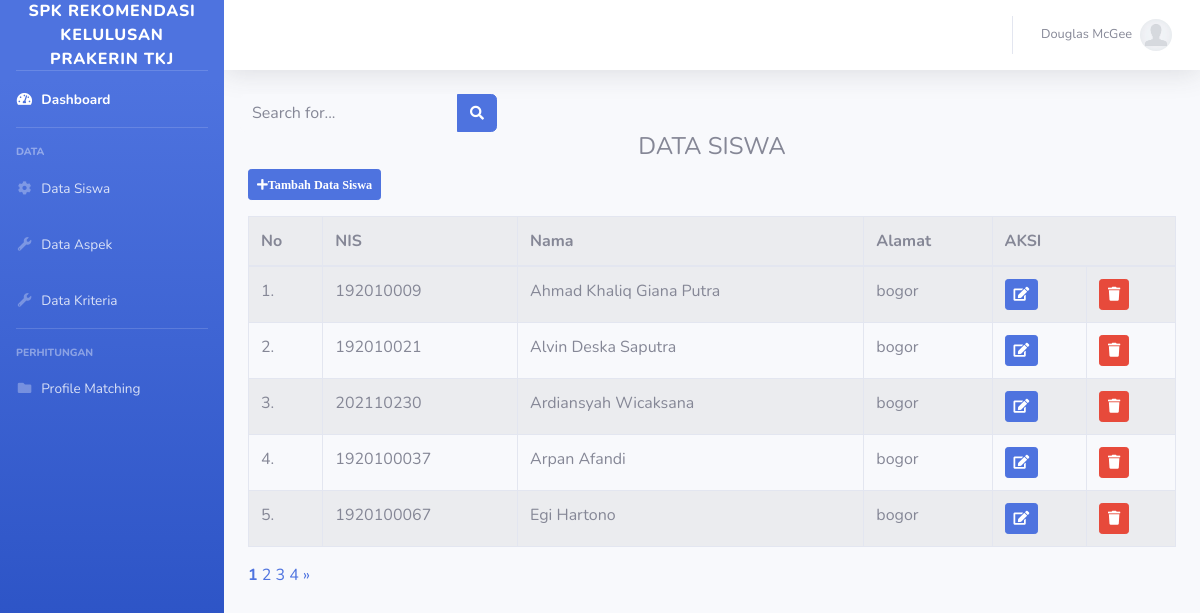
Page /siswa.php (signed in) on the committed database.
### tables this page shows
CREATE TABLE `siswa` (
  `id_siswa` int(11) NOT NULL,
  `NIS` varchar(30) NOT NULL,
  `Nama` varchar(128) NOT NULL,
  `Alamat` varchar(200) NOT NULL
);

### koneksi.php (called while the page is built, shortened)
<?php
$con = mysqli_connect('localhost', 'root', '', 'db_skripsi_pm');
function query($query)
{
    global $con;
    $result = mysqli_query($con, $query);
    $rows = [];
    while ($row = mysqli_fetch_assoc($result)) {
        $rows[] = $row;
    }
    return $rows;
}

### siswa.php (the view, shortened to what this page needs)
<?php
include 'koneksi.php';
include 'header.php';
include 'sidebar.php';
include 'topbar.php';
$jumlahdataperpage = 5;
$jumlahdata = count(query("SELECT * FROM siswa"));
$jumlahpage = ceil($jumlahdata / $jumlahdataperpage);
$pageaktif = (isset($_GET["page"])) ? $_GET["page"] : 1;
$awaldata = ($jumlahdataperpage * $pageaktif) - $jumlahdataperpage;
$siswa = query("SELECT * FROM siswa LIMIT $awaldata, $jumlahdataperpage");
?>
<form class="d-none d-sm-inline-block form-inline mr-auto ml-md-3 my-2 my-md-0 mw-100 navbar-search" action="" method="POST">
    <div class="input-group">
        <input type="text" class="form-control bg-light border-0 small" placeholder="Search for..." aria-label="Search" aria-describedby="basic-addon2" name="keyword" autofocus autocomplete="off">
        <div class="input-group-append">
            <button class="btn btn-primary" type="submit" name="cari">
                <i class="fas fa-search fa-sm"></i>
            </button>
        </div>
    </div>
</form>
<div class="container-fluid">
    <h4 class="text-center">DATA SISWA</h4>
    <a href="tambahsiswa.php" class="btn btn-sm btn-primary mb-3"><i class="fas fa-plus fa-sm">Tambah Data Siswa</a></i>
    <table class="table table-bordered table-hover table-striped">
        <tr>
            <th>No</th>
            <th>NIS</th>
            <th>Nama</th>
            <th>Alamat</th>
            <th colspan="2">AKSI</th>
        </tr>
        <tbody>
            <?php $no = 1; ?>
            <?php foreach ($siswa as $row) :  ?>
                <tr>
                    <td><?= $no++ ?>.</td>
                    <td><?= $row['NIS']; ?></td>
                    <td><?= $row['Nama']; ?></td>
                    <td><?= $row['Alamat']; ?></td>
                    <td><a href="ubah.php?id=<?= $row['id_siswa']; ?>" class="btn btn-primary btn-sm"><i class="fas fa-edit"></i> </a></td>
                    <td><a href="hapus.php?id=<?= $row['id_siswa']; ?>" onclick="return confirm('yakin?')" class="btn btn-danger btn-sm"><i class="fas fa-trash"></i> </a></td>
                </tr>
            <?php endforeach; ?>
        </tbody>
    </table>
    <?php for ($i = 1; $i <= $jumlahpage; $i++) : ?>
        <?php if ($i == $pageaktif) : ?>
            <a href="?page= <?= $i;  ?>" style="font-weight :bold"><?= $i; ?></a>
        <?php else : ?>
            <a href="?page= <?= $i;  ?>"><?= $i; ?></a>
        <?php endif; ?>
    <?php endfor; ?>
    <?php if ($pageaktif < $jumlahpage) : ?>
        <a href="?page= <?= $pageaktif + 1; ?>">&raquo;</a>
    <?php endif; ?>
</div>
</div>

### rows in the picture
siswa: NIS "192010009", Nama "Ahmad Khaliq Giana Putra", Alamat "bogor"
siswa: NIS "192010021", Nama "Alvin Deska Saputra", Alamat "bogor"
siswa: NIS "202110230", Nama "Ardiansyah Wicaksana", Alamat "bogor"
siswa: NIS "1920100037", Nama "Arpan Afandi", Alamat "bogor"
siswa: NIS "1920100067", Nama "Egi Hartono", Alamat "bogor"
